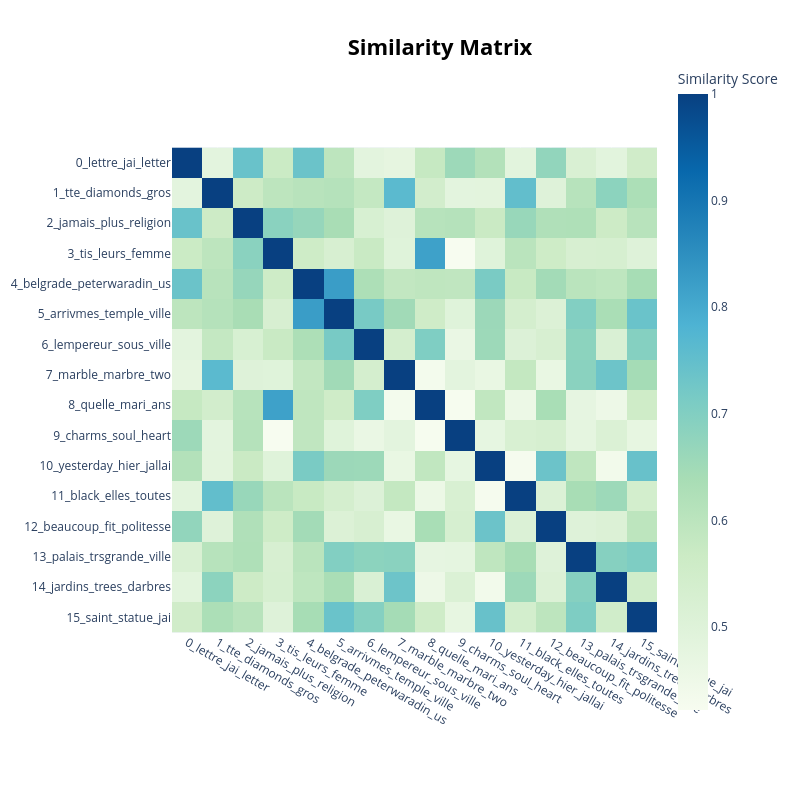

This figure's notebook cell:
### Code cell
topic_model.visualize_heatmap()

### Figure 1 — Plotly figure (JSON) as saved in the notebook; plotly's stock layout.template omitted (floating-point values rounded to 4 significant figures; data arrays with more than 128 entries replaced by an {"elided": "..."} marker saying what was removed)
{"data": [{"coloraxis": "coloraxis", "hovertemplate": "x: %{x}<br>y: %{y}<br>Similarity Score: %{z}<extra></extra>", "name": "0", "type": "heatmap", "x": ["0_lettre_jai_letter", "1_tte_diamonds_gros", "2_jamais_plus_religion", "3_tis_leurs_femme", "4_belgrade_peterwaradin_us", "5_arrivmes_temple_ville", "6_lempereur_sous_ville", "7_marble_marbre_two", "8_quelle_mari_ans", "9_charms_soul_heart", "10_yesterday_hier_jallai", "11_black_elles_toutes", "12_beaucoup_fit_politesse", "13_palais_trsgrande_ville", "14_jardins_trees_darbres", "15_saint_statue_jai"], "xaxis": "x", "y": ["0_lettre_jai_letter", "1_tte_diamonds_gros", "2_jamais_plus_religion", "3_tis_leurs_femme", "4_belgrade_peterwaradin_us", "5_arrivmes_temple_ville", "6_lempereur_sous_ville", "7_marble_marbre_two", "8_quelle_mari_ans", "9_charms_soul_heart", "10_yesterday_hier_jallai", "11_black_elles_toutes", "12_beaucoup_fit_politesse", "13_palais_trsgrande_ville", "14_jardins_trees_darbres", "15_saint_statue_jai"], "yaxis": "y", "z": {"elided": "16x16 float values"}}], "layout": {"coloraxis": {"autocolorscale": false, "colorbar": {"title": {"text": "Similarity Score"}}, "colorscale": [[0, "rgb(247,252,240)"], [0.125, "rgb(224,243,219)"], [0.25, "rgb(204,235,197)"], [0.375, "rgb(168,221,181)"], [0.5, "rgb(123,204,196)"], [0.625, "rgb(78,179,211)"], [0.75, "rgb(43,140,190)"], [0.875, "rgb(8,104,172)"], [1, "rgb(8,64,129)"]]}, "height": 800, "hoverlabel": {"bgcolor": "white", "font": {"family": "Rockwell", "size": 16}}, "legend": {"title": {"text": "Trend"}}, "margin": {"t": 60}, "showlegend": true, "title": {"font": {"color": "Black", "size": 22}, "text": "<b>Similarity Matrix</b>", "x": 0.55, "xanchor": "center", "y": 0.95, "yanchor": "top"}, "width": 800, "xaxis": {"anchor": "y", "constrain": "domain", "domain": [0, 1], "scaleanchor": "y"}, "yaxis": {"anchor": "x", "autorange": "reversed", "constrain": "domain", "domain": [0, 1]}}}
